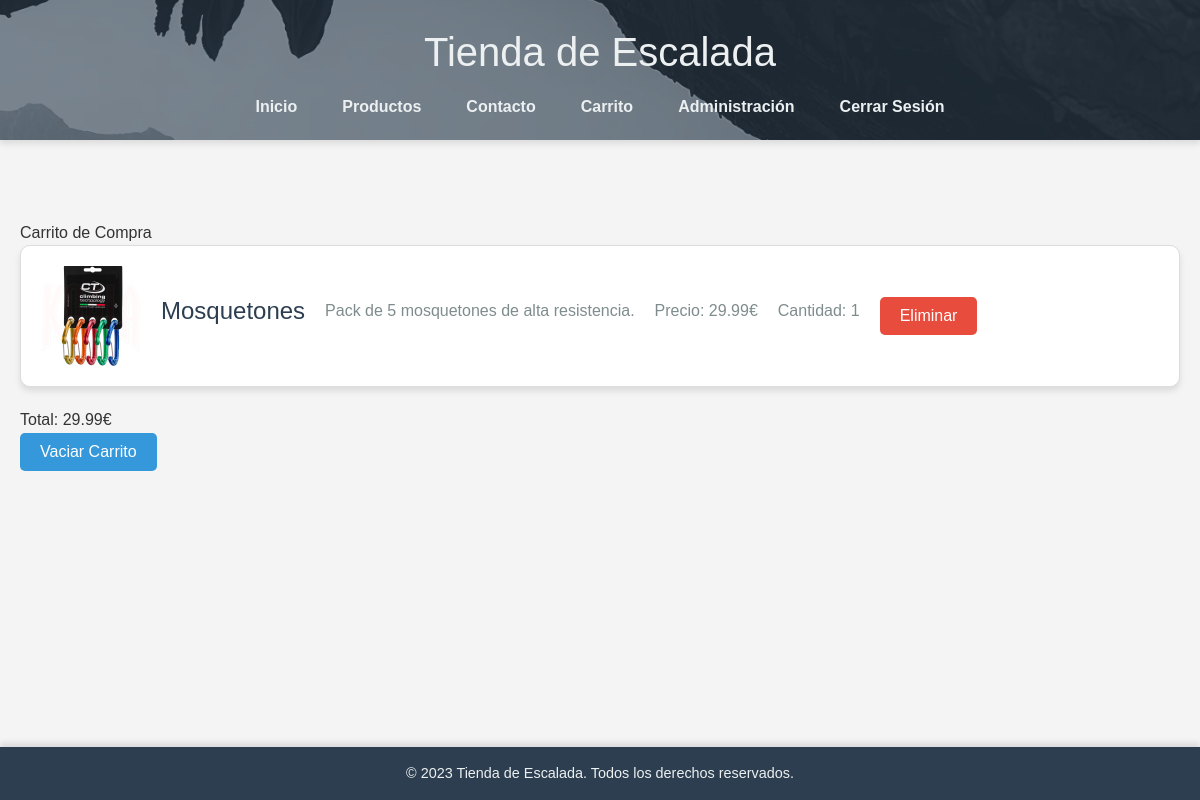
The app's page /index.php?action=carrito (signed in) with its own data.
### tables this page shows
CREATE TABLE IF NOT EXISTS `productos` (
  `id` int(11) NOT NULL AUTO_INCREMENT,
  `nombre` varchar(100) NOT NULL,
  `descripcion` text NOT NULL,
  `precio` decimal(10,2) NOT NULL,
  `imagen` varchar(255) NOT NULL,
  `tipo` enum('indoor','clasica','alta_montana') NOT NULL,
  PRIMARY KEY (`id`)
);

### public/miproyecto/controllers/CarritoController.php (called while the page is built, shortened)
<?php
require_once __DIR__ . '/../Models/ProductosDAO.php';
$productosDAO = new ProductosDAO();
$productos_en_carrito = [];
$total = 0;
if (!empty($_SESSION['carrito'])) {
    foreach ($_SESSION['carrito'] as $producto_id => $cantidad) {
        $producto = $productosDAO->getProductoById($producto_id);
        if ($producto) {
            $producto['cantidad'] = $cantidad;
            $productos_en_carrito[] = $producto;
            $total += $producto['precio'] * $cantidad;
        }
    }
}
require __DIR__ . '/../Vistas/carrito.php';
?>

### public/miproyecto/Models/ProductosDAO.php (called while the page is built, shortened)
<?php
require_once __DIR__ . '/../db/database.php';
class ProductosDAO {
    private $conn;
    public function __construct() {
        global $conn;
        $this->conn = $conn;
    }
    public function getProductoById($id) {
        $stmt = $this->conn->prepare("SELECT * FROM productos WHERE id = :id");
        $stmt->bindParam(':id', $id, PDO::PARAM_INT);
        $stmt->execute();
        $producto = $stmt->fetch(PDO::FETCH_ASSOC);
        if ($producto) {
            $producto['imagen'] = '/miproyecto/imagenes/' . $producto['imagen'];
        }
        return $producto;
    }
}
?>

### public/miproyecto/Vistas/carrito.php (the view, shortened to what this page needs)
<?php
require_once __DIR__ . '/../includes/header.php';
?>
<section class="carrito">
    <h2>Carrito de Compra</h2>
    <?php if (!empty($productos_en_carrito)): ?>
        <ul>
            <?php foreach ($productos_en_carrito as $producto): ?>
                <li>
                    <img src="<?= htmlspecialchars($producto['imagen']) ?>" alt="<?= htmlspecialchars($producto['nombre']) ?>" class="imagen-carrito">
                    <h3><?= htmlspecialchars($producto['nombre']) ?></h3>
                    <p><?= htmlspecialchars($producto['descripcion']) ?></p>
                    <p>Precio: <?= htmlspecialchars(number_format($producto['precio'], 2)) ?>€</p>
                    <p>Cantidad: <?= htmlspecialchars($producto['cantidad']) ?></p>
                    <form method="POST" action="index.php?action=carrito">
                        <button type="submit" name="eliminar">Eliminar</button>
                    </form>
                </li>
            <?php endforeach; ?>
        </ul>
        <p>Total: <?= htmlspecialchars(number_format($total, 2)) ?>€</p>
        <form method="POST" action="index.php?action=carrito">
            <button type="submit" name="vaciar">Vaciar Carrito</button>
        </form>
    <?php else: ?>
        <p>No hay productos en el carrito.</p>
    <?php endif; ?>
</section>
<?php
require_once __DIR__ . '/../includes/footer.php';
?>

### public/miproyecto/styles.css (style rules this page uses)
* { margin: 0; padding: 0; box-sizing: border-box; }
body, h1, h2, h3, p, a, ul, li { margin: 0; padding: 0; font-size: 100%; font-weight: normal; text-decoration: none; list-style: none; }
body { font-family: 'Arial', sans-serif; background-color: #f4f4f4; color: #333; line-height: 1.6; }
.carrito ul { list-style: none; padding: 0; }
.carrito ul li { background-color: #fff; border: 1px solid #ddd; border-radius: 10px; padding: 20px; margin-bottom: 20px; box-shadow: 0 4px 6px rgba(0, 0, 0, 0.1); display: flex; align-items: center; gap: 20px; }
.imagen-carrito { width: 100px; height: auto; border-radius: 10px; }
.carrito ul li h3 { font-size: 1.5rem; color: #2c3e50; margin-bottom: 10px; }
.carrito ul li p { font-size: 1rem; color: #7f8c8d; margin-bottom: 10px; }
.carrito ul li button { background-color: #e74c3c; color: #fff; border: none; padding: 10px 20px; border-radius: 5px; cursor: pointer; font-size: 1rem; transition: background-color 0.3s ease; }
.carrito form button { background-color: #3498db; color: #fff; border: none; padding: 10px 20px; border-radius: 5px; cursor: pointer; font-size: 1rem; transition: background-color 0.3s ease; }

### records on screen
productos: nombre "Mosquetones", descripcion "Pack de 5 mosquetones de alta resistencia.", precio "29.99", cantidad "1"

### other values on screen
$total "29.99"
